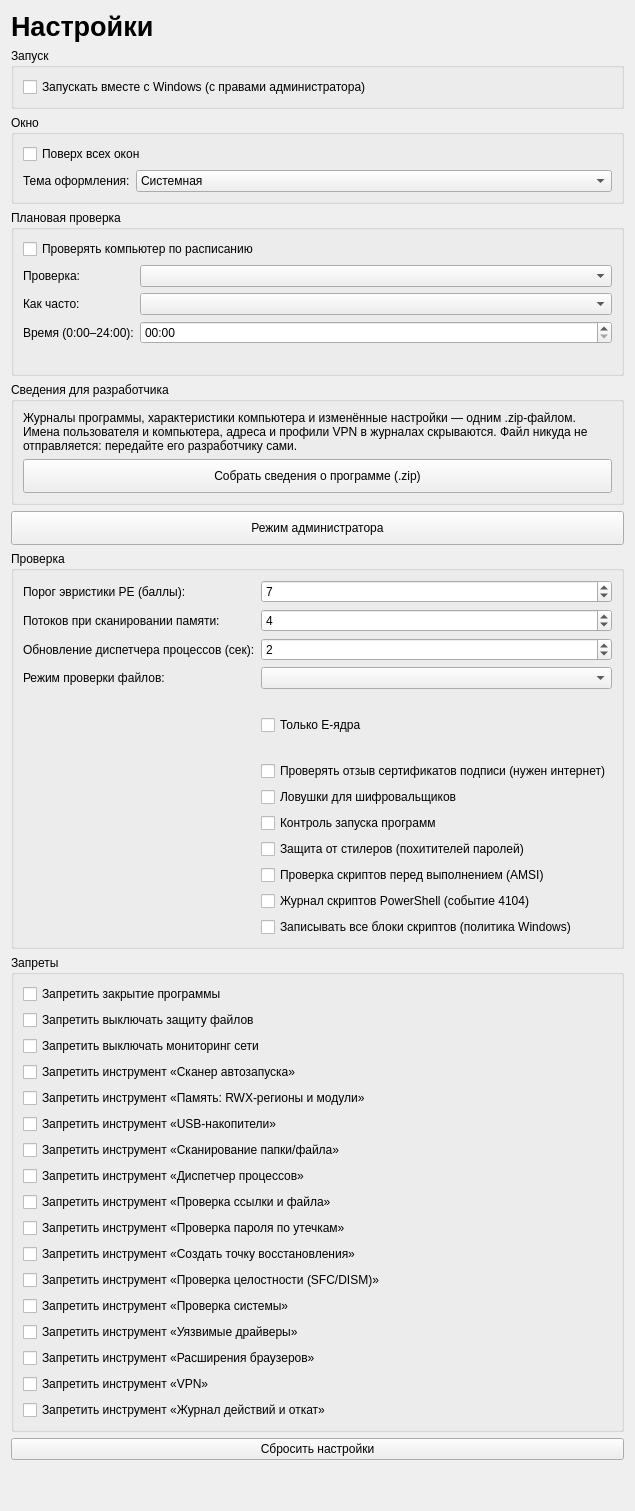
<?xml version="1.0" encoding="UTF-8"?>
<ui version="4.0">
 <class>SettingsPage</class>
 <widget class="QWidget" name="SettingsPage">
  <layout class="QVBoxLayout" name="mainLayout">
   <item>
    <widget class="QLabel" name="lblTitle">
     <property name="styleSheet"><string notr="true">font-size: 20pt; font-weight: 600;</string></property>
     <property name="text"><string>Настройки</string></property>
    </widget>
   </item>
   <item>
    <widget class="QGroupBox" name="groupStartup">
     <property name="title"><string>Запуск</string></property>
     <layout class="QVBoxLayout" name="layoutStartup">
      <item><widget class="QCheckBox" name="chkAutostart"><property name="toolTip"><string>Задание планировщика Windows при входе в систему, с наивысшими правами: программа запускается от администратора без окна UAC. Создать или убрать задание можно только из программы, запущенной от администратора.</string></property><property name="text"><string>Запускать вместе с Windows (с правами администратора)</string></property></widget></item>
     </layout>
    </widget>
   </item>
   <item>
    <widget class="QGroupBox" name="groupWindow">
     <property name="title"><string>Окно</string></property>
     <layout class="QFormLayout" name="formWindow">
      <item row="0" column="0" colspan="2"><widget class="QCheckBox" name="chkOnTop"><property name="text"><string>Поверх всех окон</string></property></widget></item>
      <item row="1" column="0"><widget class="QLabel" name="captionTheme"><property name="text"><string>Тема оформления:</string></property></widget></item>
      <item row="1" column="1">
       <widget class="QComboBox" name="cmbTheme">
        <item><property name="text"><string>Системная</string></property></item>
        <item><property name="text"><string>Светлая</string></property></item>
        <item><property name="text"><string>Тёмная</string></property></item>
       </widget>
      </item>
     </layout>
    </widget>
   </item>
   <item>
    <widget class="QGroupBox" name="groupSchedule">
     <property name="title"><string>Плановая проверка</string></property>
     <layout class="QFormLayout" name="formSchedule">
      <item row="0" column="0" colspan="2"><widget class="QCheckBox" name="chkSchedule"><property name="toolTip"><string>За 10 минут до начала появится предупреждение: можно сохранить работу в игре или тяжёлой программе, отложить проверку на час или пропустить её.</string></property><property name="text"><string>Проверять компьютер по расписанию</string></property></widget></item>
      <item row="1" column="0"><widget class="QLabel" name="captionScheduleKind"><property name="text"><string>Проверка:</string></property></widget></item>
      <item row="1" column="1"><widget class="QComboBox" name="cmbScheduleKind"/></item>
      <item row="2" column="0"><widget class="QLabel" name="captionSchedulePeriod"><property name="text"><string>Как часто:</string></property></widget></item>
      <item row="2" column="1"><widget class="QComboBox" name="cmbSchedulePeriod"/></item>
      <item row="3" column="0"><widget class="QLabel" name="captionScheduleTime"><property name="text"><string>Время (0:00–24:00):</string></property></widget></item>
      <item row="3" column="1"><widget class="QTimeEdit" name="timeSchedule"><property name="displayFormat"><string>HH:mm</string></property></widget></item>
      <item row="4" column="1"><widget class="QLabel" name="lblScheduleNext"><property name="wordWrap"><bool>true</bool></property><property name="text"><string/></property></widget></item>
     </layout>
    </widget>
   </item>
   <item>
    <widget class="QGroupBox" name="groupSupport">
     <property name="title"><string>Сведения для разработчика</string></property>
     <layout class="QVBoxLayout" name="layoutSupport">
      <item><widget class="QLabel" name="lblSupport"><property name="wordWrap"><bool>true</bool></property><property name="text"><string>Журналы программы, характеристики компьютера и изменённые настройки — одним .zip-файлом. Имена пользователя и компьютера, адреса и профили VPN в журналах скрываются. Файл никуда не отправляется: передайте его разработчику сами.</string></property></widget></item>
      <item><widget class="QPushButton" name="btnCollectInfo"><property name="minimumSize"><size><width>0</width><height>34</height></size></property><property name="text"><string>Собрать сведения о программе (.zip)</string></property></widget></item>
     </layout>
    </widget>
   </item>
   <item>
    <widget class="QPushButton" name="btnAdvanced">
     <property name="minimumSize"><size><width>0</width><height>34</height></size></property>
     <property name="toolTip"><string>Режим администратора: разделы «Запуск», «Плановая проверка», «Проверка», «Запреты» и «Пароль администратора», отчёт о работе на странице «О программе». Нужен пароль администратора.</string></property>
     <property name="text"><string>Режим администратора</string></property>
    </widget>
   </item>
   <item>
    <widget class="QGroupBox" name="groupScan">
     <property name="title"><string>Проверка</string></property>
     <layout class="QFormLayout" name="formScan">
      <item row="0" column="0"><widget class="QLabel" name="captionThreshold"><property name="text"><string>Порог эвристики PE (баллы):</string></property></widget></item>
      <item row="0" column="1"><widget class="QSpinBox" name="spnThreshold"><property name="minimum"><number>1</number></property><property name="maximum"><number>20</number></property><property name="value"><number>7</number></property></widget></item>
      <item row="1" column="0"><widget class="QLabel" name="captionWorkers"><property name="text"><string>Потоков при сканировании памяти:</string></property></widget></item>
      <item row="1" column="1"><widget class="QSpinBox" name="spnWorkers"><property name="minimum"><number>1</number></property><property name="maximum"><number>8</number></property><property name="value"><number>4</number></property></widget></item>
      <item row="2" column="0"><widget class="QLabel" name="captionInterval"><property name="text"><string>Обновление диспетчера процессов (сек):</string></property></widget></item>
      <item row="3" column="0"><widget class="QLabel" name="captionScanMode"><property name="text"><string>Режим проверки файлов:</string></property></widget></item>
      <item row="3" column="1"><widget class="QComboBox" name="cmbScanMode"/></item>
      <item row="4" column="1"><widget class="QLabel" name="lblScanModeHint"><property name="wordWrap"><bool>true</bool></property><property name="text"><string/></property></widget></item>
      <item row="5" column="1"><widget class="QCheckBox" name="chkEcoresOnly"><property name="text"><string>Только E-ядра</string></property></widget></item>
      <item row="7" column="1"><widget class="QCheckBox" name="chkRevocation"><property name="toolTip"><string>Прежде чем по подписи признать срабатывание ложным, программа спрашивает у центра сертификации (списки отзыва CRL или сервер OCSP), не отозван ли сертификат. Ответы кэшируются. Без интернета подпись проверяется как раньше, без отзыва.</string></property><property name="text"><string>Проверять отзыв сертификатов подписи (нужен интернет)</string></property></widget></item>
      <item row="8" column="1"><widget class="QCheckBox" name="chkDecoys"><property name="toolTip"><string>Вместе с защитой файлов в «Документах» и «Изображениях» создаются защищённые системные папки с файлами-приманками. Если программа начнёт их менять, она будет приостановлена как шифровальщик.</string></property><property name="text"><string>Ловушки для шифровальщиков</string></property></widget></item>
      <item row="9" column="1"><widget class="QCheckBox" name="chkLaunchGuard"><property name="toolTip"><string>Каждая запущенная программа сразу проверяется; пока файл проверяется, процесс приостановлен. Работает вместе с защитой файлов.</string></property><property name="text"><string>Контроль запуска программ</string></property></widget></item>
      <item row="10" column="1"><widget class="QCheckBox" name="chkStealerGuard"><property name="toolTip"><string>Следит, кто открывает пароли, cookies и ключи браузеров, сеанс Telegram, токены Discord и кошельки. Чужая неподписанная программа приостанавливается. Работает вместе с защитой файлов.</string></property><property name="text"><string>Защита от стилеров (похитителей паролей)</string></property></widget></item>
      <item row="11" column="1"><widget class="QCheckBox" name="chkAmsi"><property name="toolTip"><string>Windows передаёт программе скрипты PowerShell, VBScript и JScript и макросы Office перед выполнением — уже расшифрованными. Вредоносные блокируются. Нужны права администратора: в системе регистрируется провайдер AMSI. Работает вместе с защитой файлов.</string></property><property name="text"><string>Проверка скриптов перед выполнением (AMSI)</string></property></widget></item>
      <item row="12" column="1"><widget class="QCheckBox" name="chkPsLog"><property name="toolTip"><string>PowerShell сам пишет блоки скриптов в журнал событий (ETW, событие 4104). Программа проверяет их так же, как AMSI: если скрипт отключил AMSI изнутри, его всё равно видно. Остановить уже выполняющийся скрипт нельзя; попытка отключить AMSI — процесс завершается. Нужны права администратора.</string></property><property name="text"><string>Журнал скриптов PowerShell (событие 4104)</string></property></widget></item>
      <item row="13" column="1"><widget class="QCheckBox" name="chkPsLogAll"><property name="toolTip"><string>Без этого PowerShell записывает только подозрительные блоки. Включается политика Windows EnableScriptBlockLogging (с откатом в журнале действий). Блоки скриптов попадают и в журнал событий Windows — вместе с тем, что в них написано (например, пароли в командах).</string></property><property name="text"><string>Записывать все блоки скриптов (политика Windows)</string></property></widget></item>
      <item row="6" column="1"><widget class="QLabel" name="lblEcoresHint"><property name="wordWrap"><bool>true</bool></property><property name="text"><string/></property></widget></item>
      <item row="2" column="1"><widget class="QSpinBox" name="spnInterval"><property name="minimum"><number>1</number></property><property name="maximum"><number>10</number></property><property name="value"><number>2</number></property></widget></item>
     </layout>
    </widget>
   </item>
   <item>
    <widget class="QGroupBox" name="groupLocks">
     <property name="title"><string>Запреты</string></property>
     <layout class="QVBoxLayout" name="layoutLocks">
      <item><widget class="QCheckBox" name="chkBlockExit"><property name="text"><string>Запретить закрытие программы</string></property><property name="toolTip"><string>Пункт «Выход» в меню значка в трее неактивен, закрытие окна сворачивает программу в трей. Завершить её можно только через диспетчер задач Windows.</string></property></widget></item>
      <item><widget class="QCheckBox" name="chkLockProtection"><property name="toolTip"><string>Кнопки «Выключить защиту» неактивны. Защита включается при каждом запуске программы.</string></property><property name="text"><string>Запретить выключать защиту файлов</string></property></widget></item>
      <item><widget class="QCheckBox" name="chkLockNetwork"><property name="toolTip"><string>Кнопка «Выключить мониторинг сети» неактивна. Мониторинг включается при каждом запуске программы.</string></property><property name="text"><string>Запретить выключать мониторинг сети</string></property></widget></item>
      <item><widget class="QCheckBox" name="chkLockAutoruns"><property name="toolTip"><string>Кнопка на странице «Инструменты» неактивна, пункт в меню трея скрыт.</string></property><property name="text"><string>Запретить инструмент «Сканер автозапуска»</string></property></widget></item>
      <item><widget class="QCheckBox" name="chkLockMemory"><property name="toolTip"><string>Кнопка на странице «Инструменты» неактивна, в диспетчере процессов скрыты карта памяти процесса и поиск внедрения кода.</string></property><property name="text"><string>Запретить инструмент «Память: RWX-регионы и модули»</string></property></widget></item>
      <item><widget class="QCheckBox" name="chkLockUsb"><property name="toolTip"><string>Кнопка на странице «Инструменты» и пункт меню в трее скрыты. Проверка и лечение флешек при подключении работают всегда, пока включена защита.</string></property><property name="text"><string>Запретить инструмент «USB-накопители»</string></property></widget></item>
      <item><widget class="QCheckBox" name="chkLockFileAnalyzer"><property name="toolTip"><string>Страница «Сканирование папки/файла», кнопки быстрой проверки на главной и пункт трея скрыты; файлы из Проводника и перетаскивание не открываются. Защита файлов работает.</string></property><property name="text"><string>Запретить инструмент «Сканирование папки/файла»</string></property></widget></item>
      <item><widget class="QCheckBox" name="chkLockProcessManager"><property name="toolTip"><string>Кнопка на странице «Инструменты» неактивна, кнопка на главной и пункт трея скрыты.</string></property><property name="text"><string>Запретить инструмент «Диспетчер процессов»</string></property></widget></item>
      <item><widget class="QCheckBox" name="chkLockLinkCheck"><property name="toolTip"><string>Кнопка на странице «Инструменты» неактивна.</string></property><property name="text"><string>Запретить инструмент «Проверка ссылки и файла»</string></property></widget></item>
      <item><widget class="QCheckBox" name="chkLockPasswordLeak"><property name="toolTip"><string>Кнопка на странице «Инструменты» неактивна.</string></property><property name="text"><string>Запретить инструмент «Проверка пароля по утечкам»</string></property></widget></item>
      <item><widget class="QCheckBox" name="chkLockRestorePoint"><property name="toolTip"><string>Кнопка на странице «Инструменты» неактивна, вкладка «Точки восстановления» в окне проверки системы скрыта.</string></property><property name="text"><string>Запретить инструмент «Создать точку восстановления»</string></property></widget></item>
      <item><widget class="QCheckBox" name="chkLockSfcDism"><property name="toolTip"><string>Кнопка на странице «Инструменты» неактивна, вкладка «Целостность Windows» в окне проверки системы скрыта.</string></property><property name="text"><string>Запретить инструмент «Проверка целостности (SFC/DISM)»</string></property></widget></item>
      <item><widget class="QCheckBox" name="chkLockSystemChecks"><property name="toolTip"><string>Кнопка на странице «Инструменты» неактивна, пункт трея и вкладка «Проверка системы» в окне восстановления скрыты.</string></property><property name="text"><string>Запретить инструмент «Проверка системы»</string></property></widget></item>
      <item><widget class="QCheckBox" name="chkLockDrivers"><property name="toolTip"><string>Кнопка на странице «Инструменты» неактивна.</string></property><property name="text"><string>Запретить инструмент «Уязвимые драйверы»</string></property></widget></item>
      <item><widget class="QCheckBox" name="chkLockExtensions"><property name="toolTip"><string>Кнопка на странице «Инструменты» неактивна.</string></property><property name="text"><string>Запретить инструмент «Расширения браузеров»</string></property></widget></item>
      <item><widget class="QCheckBox" name="chkLockVpn"><property name="toolTip"><string>Кнопка на странице «Инструменты» неактивна, окно VPN закрывается.</string></property><property name="text"><string>Запретить инструмент «VPN»</string></property></widget></item>
      <item><widget class="QCheckBox" name="chkLockJournal"><property name="toolTip"><string>Вкладка «Действия» (журнал и отмена действий) и кнопка журнала на главной скрыты. Карантин, белый список и исключения остаются.</string></property><property name="text"><string>Запретить инструмент «Журнал действий и откат»</string></property></widget></item>
     </layout>
    </widget>
   </item>
   <item>
    <widget class="QPushButton" name="btnReset">
     <property name="text"><string>Сбросить настройки</string></property>
    </widget>
   </item>
   <item>
    <spacer name="verticalSpacer"><property name="orientation"><enum>Qt::Vertical</enum></property><property name="sizeHint" stdset="0"><size><width>20</width><height>40</height></size></property></spacer>
   </item>
  </layout>
 </widget>
 <resources/>
 <connections/>
</ui>
